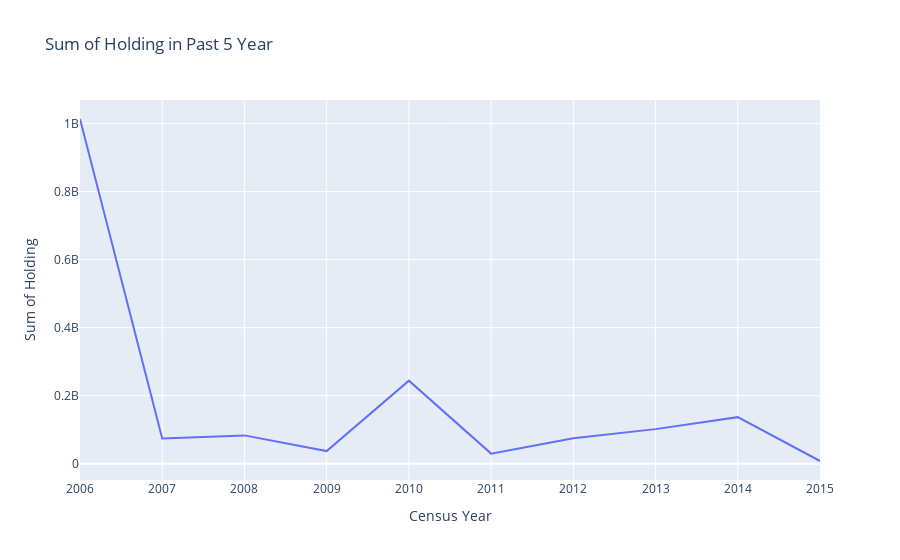

The cell this chart's notebook holds for it:
### Code cell
px.line(x='Census Year', y ='Value',data_frame=hold_sum ,title='Sum of Holding in Past 10 Year',labels={"Value":"Sum of Holding"})

### Figure 1 — Plotly figure (JSON) as saved in the notebook; plotly's stock layout.template omitted (floating-point values rounded to 4 significant figures)
{"data": [{"hovertemplate": "Census Year=%{x}<br>Sum of Holding=%{y}<extra></extra>", "legendgroup": "", "line": {"color": "#636efa", "dash": "solid"}, "marker": {"symbol": "circle"}, "mode": "lines", "name": "", "orientation": "v", "showlegend": false, "type": "scatter", "x": [2006, 2007, 2008, 2009, 2010, 2011, 2012, 2013, 2014, 2015], "xaxis": "x", "y": [1013000000.0, 74190000.0, 83240000.0, 37080000.0, 244100000.0, 29630000.0, 74980000.0, 101600000.0, 136800000.0, 7930000.0], "yaxis": "y"}], "layout": {"legend": {"tracegroupgap": 0}, "title": {"text": "Sum of Holding in Past 5 Year"}, "xaxis": {"anchor": "y", "domain": [0, 1], "title": {"text": "Census Year"}}, "yaxis": {"anchor": "x", "domain": [0, 1], "title": {"text": "Sum of Holding"}}}}
